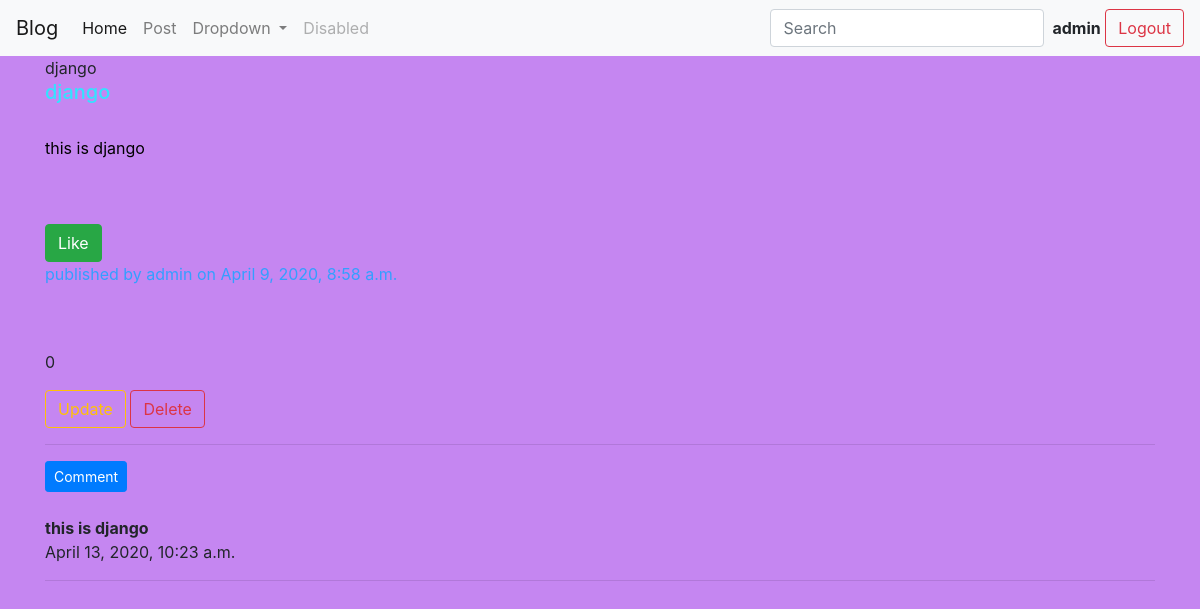
The app's page /detail/9/ (signed in) with its own data.
### blog/models.py (models this page shows, shortened)
class Post(models.Model):
	title = models.CharField(max_length = 100)
	body = models.TextField()
	created_date = models.DateTimeField(default = timezone.now)
	author = models.ForeignKey(get_user_model(),on_delete = models.CASCADE,null=True)
	img = models.ImageField(upload_to='',blank = True,null = True)
	likes = models.IntegerField(null = True,default = 0)

class Comment(models.Model):
	post = models.ForeignKey(Post,on_delete = models.CASCADE,related_name = "comments")
	text = models.TextField()
	timestamp = models.DateTimeField(default = timezone.now)

### blog/views.py (the view)
# urls.py: path('detail/<int:pk>/',PostDetail.as_view(), name = 'post-detail'),
class PostDetail(LoginRequiredMixin,DetailView):
	model = Post

### blog/templates/blog/post_detail.html (shortened to what this page needs)
{% extends 'base.html' %}
{% block content %}
{{object.title}}<br>
<h3 id=h3id>{{object.title}}</h3><br>
<p class="bclass">{{object.body}}</p><br><br>
<button type="button" class="btn btn-success" onclick="onClick()">Like</button>
<br>
<p id="btext">published by {{object.author}} on {{object.created_date}}</p><br><br>
<p id="like">{{object.likes}}</p>
<a type="button" class="btn btn-outline-warning" href="{% url 'blog:post-update' object.id %}">Update</a>
<a type="button" class="btn btn-outline-danger" href="{% url 'blog:post-delete' object.id %}">Delete</a>
<br><hr>
<a class="btn btn-primary btn-sm" href="{% url 'blog:post-comment' object.id %}" role="button">Comment</a>
<br><br>
{% for i in post.comments.all %}
<b>{{i.text}}</b><br>
{{i.timestamp}}<br>
<hr>
{% empty %}
No comments
{% endfor %}
{% endblock %}

### blog/templates/base.html (shortened to what this page needs)
{% load static %}
{% load crispy_forms_tags %}
<!DOCTYPE html>
<html>
<head>
<link rel="stylesheet" href="https://stackpath.bootstrapcdn.com/bootstrap/4.4.1/css/bootstrap.min.css">
<link rel="stylesheet" type="text/css" href="{%static 'css/style.css' %}">
</head>
<body>
<nav class="navbar navbar-expand-lg navbar-light bg-light sticky-top">
  <a class="navbar-brand" href="#">Blog</a>
  <div class="collapse navbar-collapse" id="navbarSupportedContent">
    <ul class="navbar-nav mr-auto">
      <li class="nav-item active">
        <a class="nav-link" href="{% url 'blog:post-list' %}">Home <span class="sr-only">(current)</span></a>
      </li>
      <li class="nav-item">
        <a class="nav-link" href="{% url 'blog:post-create' %}">Post</a>
      </li>
      <li class="nav-item dropdown">
        <a class="nav-link dropdown-toggle" href="#" id="navbarDropdown" role="button" data-toggle="dropdown" aria-haspopup="true" aria-expanded="false">
          Dropdown
        </a>
      </li>
      <li class="nav-item">
        <a class="nav-link disabled" href="#">Disabled</a>
      </li>
    </ul>
    <form class="form-inline my-2 my-lg-0">
      <input class="form-control mr-sm-2" type="search" placeholder="Search" aria-label="Search">
      {% if user.is_authenticated %}
      <b>{{request.user}}</b>&nbsp;<a class="btn btn-outline-danger my-2 my-sm-0" href="{% url 'auth_logout' %}">Logout</a>
      {% else %}
      <a class="btn btn-outline-success my-2 my-sm-0" href="{% url 'auth_login' %}">Login</a>
      <a class="btn btn-outline-success my-2 my-sm-0" href="{% url 'registration_register' %}">Register</a>
      {% endif %}
    </form>
  </div>
</nav>
<div class="container">
{% block content %}
{% endblock %}
</div>
</body>
</html>

### staticfiles/css/style.css (style rules this page uses)
body { background-color:#C586F1; }
#h3id { color: #33E3FF; font-size: 20px; }
#btext { color: #339FFF; }
.bclass { color:black; }

### records on screen
Post: title "django", body "this is django", author "admin", created_date "April 9, 2020, 8:58 a.m.", likes "0"
Comment: text "this is django", timestamp "April 13, 2020, 10:23 a.m."

### other values on screen
{{ request.user }} "admin"
